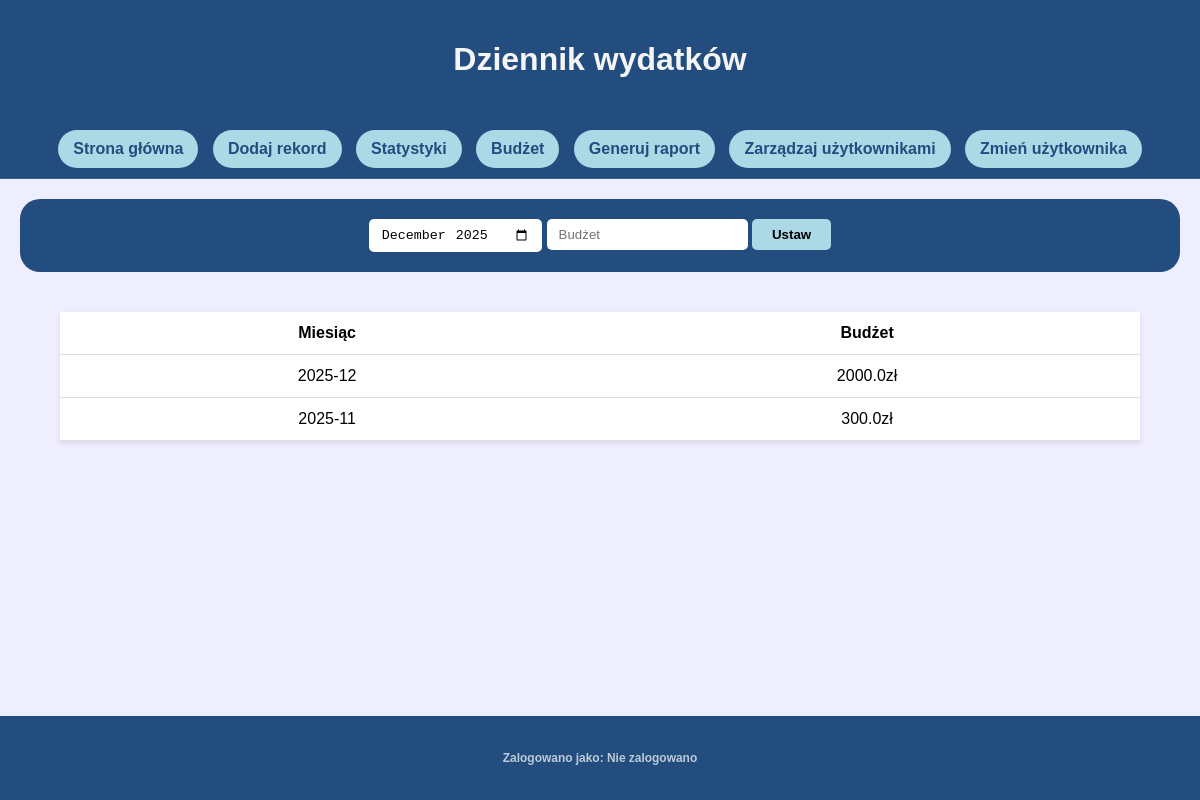
Screenshot of /budget (signed in) with the database file from the repository.
### tables this page shows
CREATE TABLE budget (
    id INTEGER PRIMARY KEY AUTOINCREMENT,
    month TEXT NOT NULL UNIQUE,
    value REAL NOT NULL
);

### app.py (the view, shortened to what this page needs)
@app.route('/budget', methods=['GET', 'POST'])
def budget():
    if 'uid' not in session:
        return redirect('/login')
    conn = get_db_connection()
    currentMonth = datetime.now().strftime('%Y-%m')
    lastMonth = datetime.now() - relativedelta(months=1)
    chart = conn.execute('''SELECT month, value FROM budget ORDER BY month DESC LIMIT 12''').fetchall()
    conn.close()
    return render_template('budget.html', user=userName(), currentMonth=currentMonth, lastMonth=lastMonth, chart=chart)

### app.py (called while the page is built)
def get_db_connection():
    conn = sqlite3.connect('database.db')
    conn.row_factory = sqlite3.Row
    return conn

def userName():
    if 'uid' not in session:
        return "Nie zalogowano"
    conn = get_db_connection()
    name = conn.execute('''SELECT username FROM users WHERE id = ?''', (session['uid'],)).fetchone()
    conn.close()
    if name is None:
        return "Nie zalogowano"
    return name[0]

### templates/budget.html (shortened to what this page needs)
<!DOCTYPE html>
<html lang="pl">
<head>
    <link rel="stylesheet" href="{{ url_for('static', filename='css/style.css') }}">
</head>
<body>
    <div class="wrapper">
        <header>
            <h1>Dziennik wydatków</h1>
        </header>
        <nav>
            <a href="{{ url_for('index')}}" class="navButton">Strona główna</a>
            <a href="{{ url_for('add')}}" class="navButton">Dodaj rekord</a>
            <a href="{{ url_for('stats')}}" class="navButton">Statystyki</a>
            <a href="{{ url_for('budget')}}" class="navButton">Budżet</a>
            <a href="{{ url_for('report')}}" class="navButton">Generuj raport</a>
            <a href="{{ url_for('manageUsers')}}" class="navButton">Zarządzaj użytkownikami</a>
            <a href="{{ url_for('login')}}" class="navButton">Zmień użytkownika</a>
        </nav>
        <main>
            <div class="dataInput">
                <form action="" method="POST">
                    <input type="month" name="month" min="{{ lastMonth }}" value="{{ currentMonth }}">
                    <input type="number" name="value" placeholder="Budżet">
                    <input type="submit" value="Ustaw">
                </form>
            </div>
            <section>
                <table>
                    <thead>
                        <tr>
                            <th>Miesiąc</th>
                            <th>Budżet</th>
                        </tr>
                    </thead>
                    <tbody>
                        {% for row in chart %}
                        <tr>
                            <td>{{ row.month }}</td>
                            <td>{{ row.value }}zł</td>
                        </tr>
                        {% endfor %}
                    </tbody>
                </table>
            </section>
        </main>
        <footer>
            <h5>Zalogowano jako: {{ user }}</h5>
        </footer>
    </div>
</body>
</html>

### static/css/style.css (style rules this page uses)
html, body { margin: 0; padding: 0; width: 100%; height: 100%; font-family: Arial, Helvetica, sans-serif; background-color: #eef; }
.wrapper { width: 100%; min-height: 100vh; display: flex; flex-direction: column; background-color: #eef; box-shadow: none; border-radius: 0; }
header { padding: 20px 0; background-color: rgb(34, 77, 126); text-align: center; color: whitesmoke; }
nav { padding: 10px 0; background-color: rgb(34, 77, 126); text-align: center; border-bottom: 1px solid rgba(255,255,255,0.1); }
.navButton { background-color: lightblue; padding: 10px 15px; margin-inline: 5px; border-radius: 20px; text-decoration: none; color: rgb(34, 77, 126); font-weight: bold; display: inline-block; }
main { flex: 1; display: flex; flex-direction: column; background-color: #eef; padding: 20px; }
.dataInput { padding: 20px; background-color: rgb(34, 77, 126); display: flex; flex-direction: row; gap: 10px; justify-content: center; align-items: center; color: white; flex-wrap: wrap; border-radius: 20px; }
.dataInput input { background-color: #fff; border: none; padding: 8px 12px; border-radius: 5px; }
.dataInput input[type=submit] { background-color: lightblue; cursor: pointer; font-weight: bold; padding: 8px 20px; }
section { padding: 40px; display: flex; flex-direction: column; justify-content: center; align-items: center; background-color: #eef; }
table { width: 100%; max-width: 1200px; margin: 0 auto; text-align: center; border-collapse: collapse; background-color: white; box-shadow: 0 2px 5px rgba(0,0,0,0.1); }
td, th { padding: 12px; border-bottom: 1px solid #ddd; }
footer { padding: 15px 0; background-color: rgb(34, 77, 126); text-align: center; color: rgba(255,255,255,0.7); font-size: 0.9em; }

### rows the page displays
budget: month "2025-12", value "2000.0"
budget: month "2025-11", value "300.0"

### other values shown
{{ user }} "Nie zalogowano"
